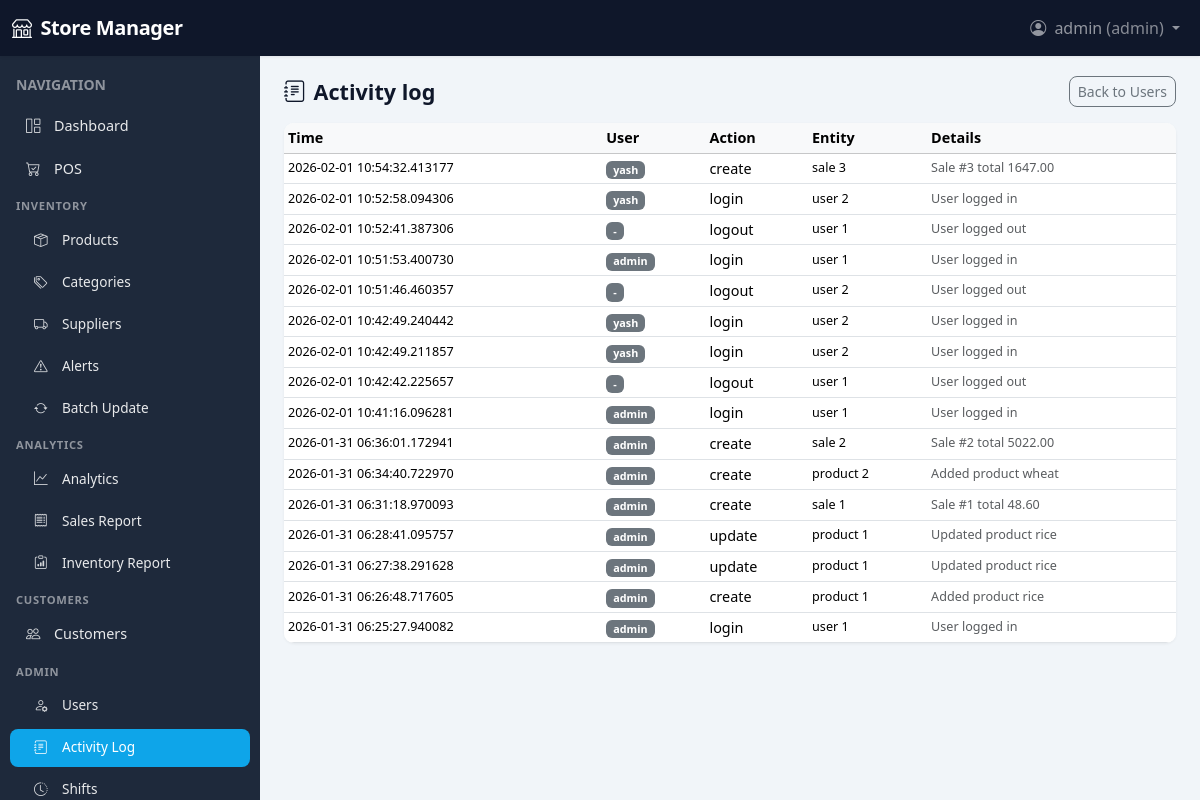
/users/activity (signed in), run on the app's committed database.
### app/models/user.py (models this page shows, shortened)
class User(UserMixin, db.Model):
    __tablename__ = "users"
    id = db.Column(db.Integer, primary_key=True)
    username = db.Column(db.String(80), unique=True, nullable=False, index=True)
    password_hash = db.Column(db.String(256), nullable=False)
    role = db.Column(db.String(20), nullable=False, default="cashier")  # admin, manager, cashier
    full_name = db.Column(db.String(120), nullable=True)
    email = db.Column(db.String(120), nullable=True)
    active = db.Column(db.Boolean, default=True)
    created_at = db.Column(db.DateTime, default=datetime.utcnow)
    sales = db.relationship("Sale", backref="user", lazy="dynamic", foreign_keys="Sale.user_id")
    activity_logs = db.relationship("ActivityLog", backref="user", lazy="dynamic")
    shifts = db.relationship("Shift", backref="user", lazy="dynamic")
    ROLES = ("admin", "manager", "cashier")
    def is_admin(self) -> bool:
        return self.role == "admin"
    def is_manager_or_above(self) -> bool:
        return self.role in ("admin", "manager")

### app/models/activity_log.py (models this page shows, shortened)
class ActivityLog(db.Model):
    __tablename__ = "activity_logs"
    id = db.Column(db.Integer, primary_key=True)
    user_id = db.Column(db.Integer, db.ForeignKey("users.id"), nullable=True)
    action = db.Column(db.String(50), nullable=False)  # create, update, delete, login, etc.
    entity_type = db.Column(db.String(50), nullable=True)  # product, sale, user, etc.
    entity_id = db.Column(db.Integer, nullable=True)
    details = db.Column(db.Text, nullable=True)
    ip_address = db.Column(db.String(45), nullable=True)
    created_at = db.Column(db.DateTime, default=datetime.utcnow)

### app/routes/users.py (the view)
@users_bp.route("/activity")
@login_required
@admin_required
def activity_log():
    page = request.args.get("page", 1, type=int)
    pagination = ActivityLog.query.order_by(ActivityLog.created_at.desc()).paginate(page=page, per_page=50, error_out=False)
    return render_template("users/activity_log.html", pagination=pagination)

### app/templates/users/activity_log.html (shortened to what this page needs)
{% extends "base.html" %}
{% block content %}
<div class="page-header d-flex flex-wrap justify-content-between align-items-center gap-2 mb-3">
  <h1 class="h4 mb-0"><i class="bi bi-journal-text me-2"></i>Activity log</h1>
  <a href="{{ url_for('users.user_list') }}" class="btn btn-outline-secondary btn-sm">Back to Users</a>
</div>
<div class="card overflow-hidden">
  <div class="table-responsive">
    <table class="table table-hover align-middle mb-0 table-sm">
      <thead class="table-light"><tr><th>Time</th><th>User</th><th>Action</th><th>Entity</th><th>Details</th></tr></thead>
      <tbody>
        {% for log in pagination.items %}
        <tr>
          <td class="small">{{ log.created_at }}</td>
          <td><span class="badge bg-secondary">{{ log.user.username if log.user else '-' }}</span></td>
          <td>{{ log.action }}</td>
          <td class="small">{{ log.entity_type }} {{ log.entity_id }}</td>
          <td class="small text-muted">{{ log.details or '-' }}</td>
        </tr>
        {% else %}
        <tr><td colspan="5" class="text-muted text-center py-4">No activity.</td></tr>
        {% endfor %}
      </tbody>
    </table>
  </div>
</div>
{% endblock %}

### app/templates/base.html (shortened to what this page needs)
<!DOCTYPE html>
<html lang="en">
<head>
  <link href="https://cdn.jsdelivr.net/npm/bootstrap@5.3.2/dist/css/bootstrap.min.css" rel="stylesheet">
  <link href="https://cdn.jsdelivr.net/npm/bootstrap-icons@1.11.1/font/bootstrap-icons.css" rel="stylesheet">
</head>
<body>
  <nav class="navbar navbar-expand-lg navbar-dark fixed-top" style="height: var(--navbar-height);">
    <div class="container-fluid">
      <a class="navbar-brand" href="{{ url_for('main.dashboard') }}"><i class="bi bi-shop me-1"></i> Store Manager</a>
      <div class="collapse navbar-collapse" id="navMain">
        <ul class="navbar-nav ms-auto">
          {% if current_user.is_authenticated %}
          <li class="nav-item dropdown">
            <a class="nav-link dropdown-toggle" href="#" id="userMenu" role="button" data-bs-toggle="dropdown">
              <i class="bi bi-person-circle me-1"></i> {{ current_user.username }} <span class="text-white-50">({{ current_user.role }})</span>
            </a>
          </li>
          {% endif %}
        </ul>
      </div>
    </div>
  </nav>
  <div class="d-flex">
    {% if current_user.is_authenticated %}
    <aside class="sidebar flex-shrink-0" id="sidebar">
      <div class="p-3 pb-0">
        <span class="text-white-50 small text-uppercase fw-semibold">Navigation</span>
      </div>
      <ul class="nav flex-column py-2">
        <li class="nav-item">
          <a class="nav-link {{ 'active' if request.endpoint == 'main.dashboard' else '' }}" href="{{ url_for('main.dashboard') }}">
            <i class="bi bi-grid-1x2 me-2"></i>Dashboard
          </a>
        </li>
        <li class="nav-item">
          <a class="nav-link {{ 'active' if request.endpoint and request.endpoint.startswith('pos.') else '' }}" href="{{ url_for('pos.index') }}">
            <i class="bi bi-cart-check me-2"></i>POS
          </a>
        </li>
        <li class="nav-section-label">Inventory</li>
        <li class="nav-item">
          <a class="nav-link sub {{ 'active' if request.endpoint in ['inventory.product_list', 'inventory.product_add', 'inventory.product_edit'] else '' }}" href="{{ url_for('inventory.product_list') }}">
            <i class="bi bi-box-seam me-2"></i>Products
          </a>
        </li>
        {% if current_user.is_manager_or_above() %}
        <li class="nav-item">
          <a class="nav-link sub {{ 'active' if request.endpoint in ['inventory.category_list', 'inventory.category_add', 'inventory.category_edit'] else '' }}" href="{{ url_for('inventory.category_list') }}">
            <i class="bi bi-tags me-2"></i>Categories
          </a>
        </li>
        <li class="nav-item">
          <a class="nav-link sub {{ 'active' if request.endpoint in ['inventory.supplier_list', 'inventory.supplier_add', 'inventory.supplier_edit'] else '' }}" href="{{ url_for('inventory.supplier_list') }}">
            <i class="bi bi-truck me-2"></i>Suppliers
          </a>
        </li>
        <li class="nav-item">
          <a class="nav-link sub {{ 'active' if request.endpoint == 'inventory.alerts' else '' }}" href="{{ url_for('inventory.alerts') }}">
            <i class="bi bi-exclamation-triangle me-2"></i>Alerts
          </a>
        </li>
        <li class="nav-item">
          <a class="nav-link sub {{ 'active' if request.endpoint == 'inventory.batch_update' else '' }}" href="{{ url_for('inventory.batch_update') }}">
            <i class="bi bi-arrow-repeat me-2"></i>Batch Update
          </a>
        </li>
        <li class="nav-section-label">Analytics</li>
        <li class="nav-item">
          <a class="nav-link sub {{ 'active' if request.endpoint == 'analytics.dashboard' else '' }}" href="{{ url_for('analytics.dashboard') }}">
            <i class="bi bi-graph-up me-2"></i>Analytics
          </a>
        </li>
        <li class="nav-item">
          <a class="nav-link sub {{ 'active' if request.endpoint == 'analytics.sales_report_page' else '' }}" href="{{ url_for('analytics.sales_report_page') }}">
            <i class="bi bi-receipt me-2"></i>Sales Report
          </a>
        </li>
        <li class="nav-item">
          <a class="nav-link sub {{ 'active' if request.endpoint == 'analytics.inventory_report' else '' }}" href="{{ url_for('analytics.inventory_report') }}">
            <i class="bi bi-clipboard-data me-2"></i>Inventory Report
          </a>
        </li>
        {% endif %}
        {% if current_user.is_manager_or_above() %}
        <li class="nav-section-label">Customers</li>
        <li class="nav-item">
          <a class="nav-link {{ 'active' if request.endpoint and request.endpoint.startswith('customers.') else '' }}" href="{{ url_for('customers.customer_list') }}">
            <i class="bi bi-people me-2"></i>Customers
          </a>
        </li>
        {% endif %}
        {% if current_user.is_admin() %}
        <li class="nav-section-label">Admin</li>
        <li class="nav-item">
          <a class="nav-link sub {{ 'active' if request.endpoint == 'users.user_list' else '' }}" href="{{ url_for('users.user_list') }}">
            <i class="bi bi-person-gear me-2"></i>Users
          </a>
        </li>
        <li class="nav-item">
          <a class="nav-link sub {{ 'active' if request.endpoint == 'users.activity_log' else '' }}" href="{{ url_for('users.activity_log') }}">
            <i class="bi bi-journal-text me-2"></i>Activity Log
          </a>
        </li>
        <li class="nav-item">
          <a class="nav-link sub {{ 'active' if request.endpoint == 'users.shift_list' else '' }}" href="{{ url_for('users.shift_list') }}">
            <i class="bi bi-clock-history me-2"></i>Shifts
          </a>
        </li>
        {% endif %}
      </ul>
    </aside>
    {% endif %}
    <div class="main-wrap flex-grow-1">
      <main class="main-content">
        {% block content %}{% endblock %}
      </main>
    </div>
  </div>
</body>
</html>

### app/templates/base.html (style rules this page uses)
:root { --sidebar-width: 260px; --navbar-height: 56px; --sidebar-bg: #1e293b; --sidebar-hover: rgba(255,255,255,.08); --sidebar-active: #0ea5e9; --sidebar-text: rgba(255,255,255,.9); --content-bg: #f1f5f9; --card-shadow: 0 1px 3px rgba(0,0,0,.06); --card-radius: 10px; }
body { min-height: 100vh; background: var(--content-bg); font-family: system-ui, -apple-system, sans-serif; }
.navbar { box-shadow: 0 1px 3px rgba(0,0,0,.08); background: #0f172a !important; }
.navbar-brand { font-weight: 600; letter-spacing: -0.02em; }
.sidebar { width: var(--sidebar-width); min-height: calc(100vh - var(--navbar-height)); background: var(--sidebar-bg); position: fixed; left: 0; top: var(--navbar-height); z-index: 1020; overflow-y: auto; transition: transform .2s ease, box-shadow .2s ease; }
.sidebar .nav-section-label { color: rgba(255,255,255,.5); font-size: .7rem; font-weight: 600; text-transform: uppercase; letter-spacing: .06em; padding: .5rem 1rem .25rem; }
.sidebar .nav-link { color: var(--sidebar-text); padding: .55rem 1rem; border-radius: 8px; margin: 2px 10px; font-size: .9rem; display: flex; align-items: center; }
.sidebar .nav-link i { opacity: .9; width: 1.25rem; }
.sidebar .nav-link.active { background: var(--sidebar-active); color: #fff; }
.sidebar .nav-link.sub { padding-left: 1.5rem; font-size: .85rem; }
.main-wrap { margin-left: var(--sidebar-width); padding-top: var(--navbar-height); min-height: 100vh; }
.main-content { padding: 1.25rem 1.5rem; max-width: 1400px; margin: 0 auto; }
.page-header { margin-bottom: 1.25rem; }
.page-header h1 { font-size: 1.35rem; font-weight: 600; color: #0f172a; margin: 0; }
.card { border: none; border-radius: var(--card-radius); box-shadow: var(--card-shadow); }
.table { font-size: .9rem; }
.btn { border-radius: 8px; font-weight: 500; }

### data on the page
User: username "admin", role "admin"
ActivityLog: created_at "2026-02-01 10:54:32.413177", user "yash", action "create", entity_type "sale", entity_id "3", details "Sale #3 total 1647.00"
ActivityLog: created_at "2026-02-01 10:52:58.094306", user "yash", action "login", entity_type "user", entity_id "2", details "User logged in"
ActivityLog: created_at "2026-02-01 10:52:41.387306", user "-", action "logout", entity_type "user", entity_id "1", details "User logged out"
ActivityLog: created_at "2026-02-01 10:51:53.400730", user "admin", action "login", entity_type "user", entity_id "1", details "User logged in"
ActivityLog: created_at "2026-02-01 10:51:46.460357", user "-", action "logout", entity_type "user", entity_id "2", details "User logged out"
ActivityLog: created_at "2026-02-01 10:42:49.240442", user "yash", action "login", entity_type "user", entity_id "2", details "User logged in"
ActivityLog: created_at "2026-02-01 10:42:49.211857", user "yash", action "login", entity_type "user", entity_id "2", details "User logged in"
ActivityLog: created_at "2026-02-01 10:42:42.225657", user "-", action "logout", entity_type "user", entity_id "1", details "User logged out"
ActivityLog: created_at "2026-02-01 10:41:16.096281", user "admin", action "login", entity_type "user", entity_id "1", details "User logged in"
ActivityLog: created_at "2026-01-31 06:36:01.172941", user "admin", action "create", entity_type "sale", entity_id "2", details "Sale #2 total 5022.00"
ActivityLog: created_at "2026-01-31 06:34:40.722970", user "admin", action "create", entity_type "product", entity_id "2", details "Added product wheat"
ActivityLog: created_at "2026-01-31 06:31:18.970093", user "admin", action "create", entity_type "sale", entity_id "1", details "Sale #1 total 48.60"
ActivityLog: created_at "2026-01-31 06:28:41.095757", user "admin", action "update", entity_type "product", entity_id "1", details "Updated product rice"
ActivityLog: created_at "2026-01-31 06:27:38.291628", user "admin", action "update", entity_type "product", entity_id "1", details "Updated product rice"
ActivityLog: created_at "2026-01-31 06:26:48.717605", user "admin", action "create", entity_type "product", entity_id "1", details "Added product rice"
ActivityLog: created_at "2026-01-31 06:25:27.940082", user "admin", action "login", entity_type "user", entity_id "1", details "User logged in"
